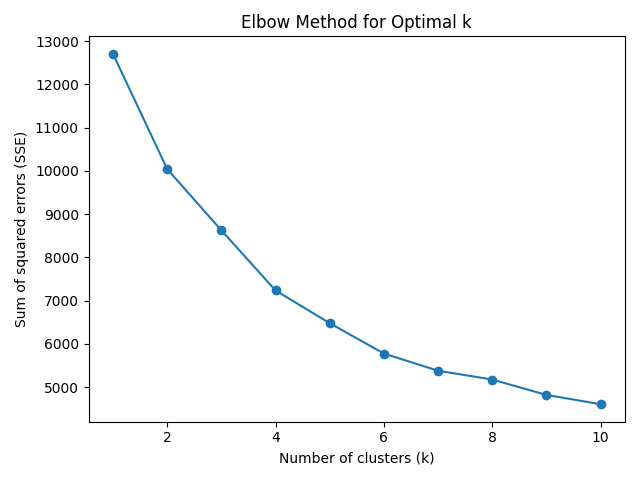

The script that drew this image:
import pandas as pd
import matplotlib.pyplot as plt
import numpy as np
from sklearn.preprocessing import StandardScaler
from sklearn.cluster import KMeans
import glob
import os  

df = pd.read_csv('datasets/accident_clean.csv')

def task4_4elbow():
    #print('aaaa')
    grouped = df.groupby([
        'SURFACE_COND_DESC',
        'ATMOSPH_COND_DESC',
        'ROAD_GEOMETRY_DESC',
        'AGE_GROUP',
        'LIGHT_CONDITION'
    ])
    
    aggregated = grouped.agg({
        'VEHICLE_AGE_NORM': 'mean',
        'TOTAL_OCCUPANTS_NORM': 'mean',
        'ACCIDENT_NO': 'count',
        'WEATHER_RISK': 'mean',
        'SPEED_ZONE_BINARY': 'mean',
        'ATMOSPH_COND_RISK': 'mean',
        'SURFACE_COND_RISK': 'mean'       
    }).reset_index().rename(columns={'ACCIDENT_NO': 'CRASH_COUNT'})
    
    features = aggregated[['VEHICLE_AGE_NORM', 'TOTAL_OCCUPANTS_NORM', 'CRASH_COUNT', 'WEATHER_RISK', 'SPEED_ZONE_BINARY', 'ATMOSPH_COND_RISK', 'SURFACE_COND_RISK']]

    scaler = StandardScaler()
    normalised_features = scaler.fit_transform(features)

    sse = []
    for k in range(1, 11):
        kmeans = KMeans(n_clusters=k, random_state=42)
        kmeans.fit(normalised_features)
        sse.append(kmeans.inertia_)
        
    plt.plot(range(1, 11), sse, marker='o')
    plt.xlabel('Number of clusters (k)')
    plt.ylabel('Sum of squared errors (SSE)')
    plt.title('Elbow Method for Optimal k')  
    plt.tight_layout()
    plt.show()
    #print("umum")
    return ()

task4_4elbow()
#print('hi')
